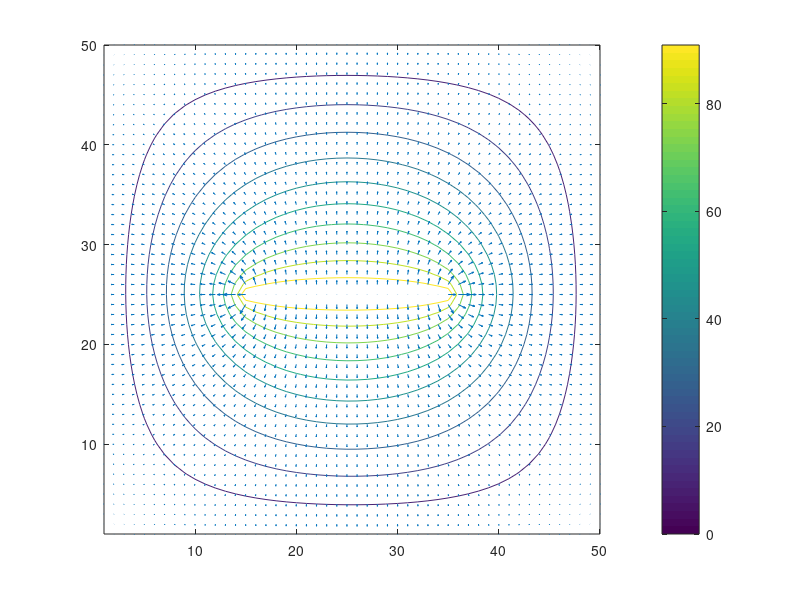

Recreate this plot in MATLAB.
%%
close all; clear; clc

%% Calcualtion of charactersitic impedance of a square coaxial cable with a strip inner conductor
% using Successive over Relaxation (SOR) method

c = 3*1e8; % speed of light
eps = 8.845*1e-12; % permitivity of vacuum

%the size of the computational domain
Nx=50; Ny=Nx; %number of nodes, must be even number!

% set potencials at fixed nodes (electrodes)
V0=100; Vgnd=0; 
 
Nd1=round(1*Ny/4); %row number of #1 dielectric interface
Nd2=round(3*Ny/8); %row number of #1 dielectric interface
er1 = 1;
er2 = 1;
eavr = (er1+er2)/2;
 
% set initial potencial guess at free (inner) nodes equal to the average of fixed values
for i=2:Ny-1
    for j=2:Nx-1
        V(i,j)=(V0+Vgnd)/2;
    end
end

% set potencials at fixed nodes (top and bottom sides)
V(1,:) = Vgnd;
V(Ny,:) = Vgnd; %Note. Matlab displays the lowest row on the top of the picture.    

% set potencials at fixed nodes (left and right sides)
V(:,1) = Vgnd;
V(:,Nx) = Vgnd;

% inner point electrode
% V((Ny-1)/2+1,(Nx-1)/2+1) = V0;

% inner strip electrode
W = 20; % strip width, even number!
V(Ny/2,Nx/2-W/2:Nx/2+W/2) = V0;
    
%% update potencial values at free nodes by Successive Over Relaxation (SOR)
omega=1.7; %omega - SOR coefficient is choosen from the interval <1;2)
tres = 0.001;
Rmax = V0;
niter = 0;  %number of iterations
while (Rmax > tres)
    for i = 2:Ny-1
        for j = 2:Nx-1
             if (i ~= Nd1) && (i ~= Nd2) %nodes out of the interface
                R(i,j)= 1/4*(V(i+1,j)+V(i-1,j)+V(i,j-1)+V(i,j+1))-V(i,j);
                V(i,j)= V(i,j)+omega*R(i,j);
                V(Ny/2,Nx/2-W/2:Nx/2+W/2) = V0;
             elseif i == Nd1 %nodes on the interface
                R(i,j)= 1/4*(er2*V(i+1,j)+er1*V(i-1,j)+eavr*V(i,j-1)+eavr*V(i,j+1))/eavr-V(i,j); 
                V(i,j)= V(i,j)+omega*R(i,j);
                V(Ny/2,Nx/2-W/2:Nx/2+W/2) = V0;
             elseif i == Nd2 %nodes on the interface
                R(i,j)= 1/4*(er1*V(i+1,j)+er2*V(i-1,j)+eavr*V(i,j-1)+eavr*V(i,j+1))/eavr-V(i,j); 
                V(i,j)= V(i,j)+omega*R(i,j);
                V(Ny/2,Nx/2-W/2:Nx/2+W/2) = V0;
             end  
        end
    end
    Rmax = max(max(R));
    niter = niter + 1;
end

%% charge, capacity, characteristic impedance
k = 2; % distance of the integration curve from the strip, try to set higher k = 3,4,5, ..

left = Nx/2 - W/2 - k;
right = Nx/2 + W/2 + k;
up = Ny/2 - k;
down = Ny/2 + k;

QQ = 0;

% the cross section of the coaxial cable, 
% A,B,C,D denotes the parts of the integration curve
% 
%  -----B-----
% |           |
% A   --W--   C
% |           |
%  -----D-----

% tic;
% % vertical parts of the integration curve A and C
% for i=up:1:down % e.g. for Ny=50, k=2: i = 23:1:27
%          QQ = QQ + (V(i,left+1) - V(i,left-1))/2; %A 
%          QQ = QQ + (V(i,right-1) - V(i,right+1))/2; %C
% end
% 
% % horizontal parts of the integration curve B and D
% for j=left:1:right
%          QQ = QQ + (V(up+1,j) - V(up-1,j))/2; %D, 24-22
%          QQ = QQ + (V(down-1,j) - V(down+1,j))/2; %B, 26-28
% end
% toc;

%% Vectorized calculation. 
% Check computational time consumed if "for" cycle and vectorized versions are used for different size of the computational domain 

tic;
% vertical parts of the integration curve A and C
Ql = V(up:down,left+1) - V(up:down,left-1);
Qr = V(up:down,right-1) - V(up:down,right+1); 
QV = sum(Ql)/2+sum(Qr)/2;

% horizontal parts of the integration curve B and D
Qt = V(up+1,left:right) - V(up-1,left:right);
Qb = V(down-1,left:right) - V(down+1,left:right); 
QH = sum(Qt)/2+sum(Qb)/2;
  
QQ = QV + QH;
toc;

Q = eps*QQ; % charge
C = Q/(V0-Vgnd);   % capacity
Z0 = 1/(c*C); % charactersitic impedance Z0

% Z0 analytically, valid only for vacuum (air dielectric)
% according to Bohumil Šimíček, Antény pro televizní a rozhlasové vysílání na VKV, Nadas, Praha, 1989, str. 33.
Z0an = 130*log10(2.16*Nx/W); % valid for Nx/W > 2

%% figures
figure (1);
contour(V,10);  %plot the potencial countours
hold on;
[fx,fy] = gradient(-V);
quiver(fx,fy);	%plot the vectors of electric field
colorbar;
